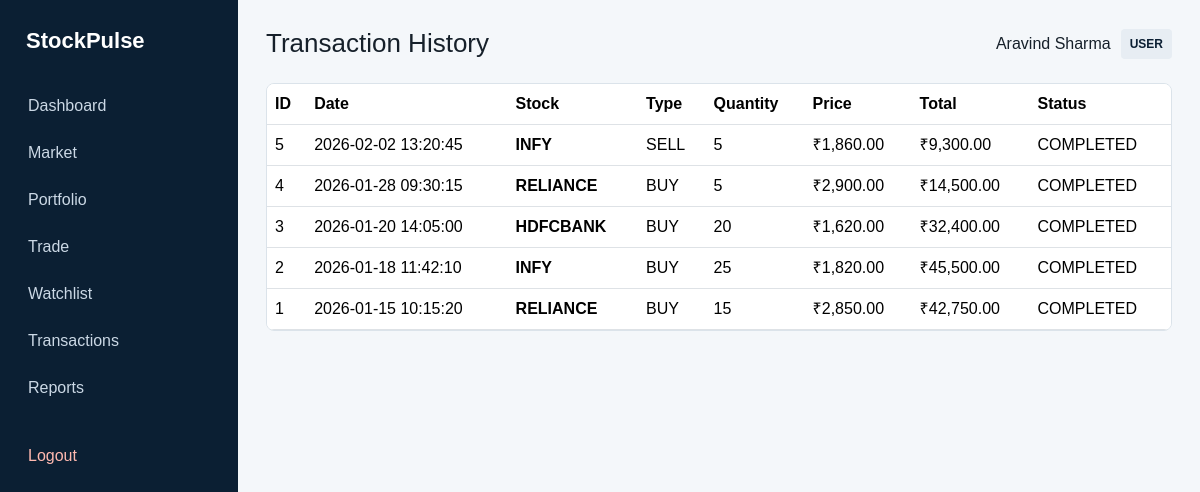
/user/transactions.php (signed in), run on the app's committed database.
### tables this page shows
CREATE TABLE IF NOT EXISTS Users (
    user_id INT AUTO_INCREMENT PRIMARY KEY,
    name VARCHAR(100) NOT NULL,
    email VARCHAR(120) NOT NULL UNIQUE,
    phone VARCHAR(20) NOT NULL,
    password_hash VARCHAR(255) NOT NULL,
    cash_balance DECIMAL(15, 2) NOT NULL DEFAULT 100000.00,
    account_status ENUM('ACTIVE', 'SUSPENDED', 'CLOSED') NOT NULL DEFAULT 'ACTIVE',
    created_at TIMESTAMP DEFAULT CURRENT_TIMESTAMP,
    updated_at TIMESTAMP DEFAULT CURRENT_TIMESTAMP ON UPDATE CURRENT_TIMESTAMP,
    CONSTRAINT chk_cash_balance CHECK (cash_balance >= 0.00)
);

CREATE TABLE IF NOT EXISTS Transactions (
    transaction_id INT AUTO_INCREMENT PRIMARY KEY,
    user_id INT NOT NULL,
    stock_id INT NOT NULL,
    transaction_type ENUM('BUY', 'SELL') NOT NULL,
    quantity INT NOT NULL,
    price DECIMAL(12, 2) NOT NULL,
    total_amount DECIMAL(15, 2) NOT NULL,
    transaction_date DATE NOT NULL,
    transaction_time TIME NOT NULL,
    transaction_status ENUM('COMPLETED', 'FAILED', 'PENDING') NOT NULL DEFAULT 'COMPLETED',
    created_at TIMESTAMP DEFAULT CURRENT_TIMESTAMP,
    FOREIGN KEY (user_id) REFERENCES Users(user_id) ON DELETE RESTRICT ON UPDATE CASCADE,
    FOREIGN KEY (stock_id) REFERENCES Stocks(stock_id) ON DELETE RESTRICT ON UPDATE CASCADE,
    CONSTRAINT chk_tx_quantity CHECK (quantity > 0),
    CONSTRAINT chk_tx_price CHECK (price > 0.00),
    CONSTRAINT chk_tx_total CHECK (total_amount >= 0.00)
);

CREATE TABLE IF NOT EXISTS Stocks (
    stock_id INT AUTO_INCREMENT PRIMARY KEY,
    symbol VARCHAR(15) NOT NULL UNIQUE,
    company_name VARCHAR(120) NOT NULL,
    sector VARCHAR(60) NOT NULL,
    current_price DECIMAL(12, 2) NOT NULL,
    day_change DECIMAL(10, 2) NOT NULL DEFAULT 0.00,
    day_change_percent DECIMAL(6, 2) NOT NULL DEFAULT 0.00,
    high_52w DECIMAL(12, 2) DEFAULT NULL,
    low_52w DECIMAL(12, 2) DEFAULT NULL,
    volume BIGINT NOT NULL DEFAULT 0,
    updated_at TIMESTAMP DEFAULT CURRENT_TIMESTAMP ON UPDATE CURRENT_TIMESTAMP,
    CONSTRAINT chk_stock_price CHECK (current_price > 0.00)
);

### config/database.php (called while the page is built, shortened)
<?php
function db(): PDO
{
    static $pdo = null;
    if ($pdo instanceof PDO) {
        return $pdo;
    }
    $host = getenv('MYSQL_HOST') ?: '127.0.0.1';
    $port = getenv('MYSQL_PORT') ?: '3306';
    $database = getenv('MYSQL_DB') ?: 'stock_portfolio_db';
    $username = getenv('MYSQL_USER') ?: 'root';
    $password = getenv('MYSQL_PASSWORD') ?: '';
    $dsn = sprintf('mysql:host=%s;port=%s;dbname=%s;charset=utf8mb4', $host, $port, $database);
    $pdo = new PDO($dsn, $username, $password, [
        PDO::ATTR_ERRMODE => PDO::ERRMODE_EXCEPTION,
        PDO::ATTR_DEFAULT_FETCH_MODE => PDO::FETCH_ASSOC,
        PDO::ATTR_EMULATE_PREPARES => false,
    ]);
    return $pdo;
}

### includes/bootstrap.php (called while the page is built, shortened)
<?php
require_once __DIR__ . '/../config/database.php';
function e(string $value): string
{
    return htmlspecialchars($value, ENT_QUOTES | ENT_SUBSTITUTE, 'UTF-8');
}
function current_role(int $userId): string
{
    $sql = 'SELECT r.role_name
            FROM User_Roles ur
            JOIN Roles r ON r.role_id = ur.role_id
            WHERE ur.user_id = ?
            ORDER BY CASE r.role_name WHEN \'SUPER_ADMIN\' THEN 1 WHEN \'ADMIN\' THEN 2 ELSE 3 END
            LIMIT 1';
    $statement = db()->prepare($sql);
    $statement->execute([$userId]);
    return (string) ($statement->fetchColumn() ?: 'USER');
}
function require_login(): array
{
    $statement = db()->prepare('SELECT user_id, name, email, phone, cash_balance, account_status FROM Users WHERE user_id = ?');
    $statement->execute([(int) $_SESSION['user_id']]);
    $user = $statement->fetch();
    $user['role'] = current_role((int) $user['user_id']);
    return $user;
}

### user/transactions.php (the view, shortened to what this page needs)
<?php
require_once __DIR__.'/../includes/bootstrap.php';require_once __DIR__.'/../includes/layout.php';
$user=require_login();if($user['role']!=='USER')redirect('/admin/dashboard.php');
$stmt=db()->prepare("SELECT t.*,s.symbol,s.company_name FROM Transactions t JOIN Stocks s ON s.stock_id=t.stock_id WHERE t.user_id=? ORDER BY t.transaction_id DESC");$stmt->execute([$user['user_id']]);$transactions=$stmt->fetchAll();
$body='<div class="table-card"><table class="table table-hover"><thead><tr><th>ID</th><th>Date</th><th>Stock</th><th>Type</th><th>Quantity</th><th>Price</th><th>Total</th><th>Status</th></tr></thead><tbody>';
foreach($transactions as $t){$body.='<tr><td>'.(int)$t['transaction_id'].'</td><td>'.e(substr((string)$t['transaction_date'].' '.$t['transaction_time'],0,19)).'</td><td><strong>'.e($t['symbol']).'</strong></td><td>'.e($t['transaction_type']).'</td><td>'.(int)$t['quantity'].'</td><td>₹'.number_format((float)$t['price'],2).'</td><td>₹'.number_format((float)$t['total_amount'],2).'</td><td>'.e($t['transaction_status']).'</td></tr>';}
$body.='</tbody></table></div>';render_layout('Transaction History',$body,$user);

### includes/layout.php (shortened to what this page needs)
<?php
function render_layout(string $title, string $body, ?array $user = null, bool $admin = false): void
{
    $role = $user['role'] ?? 'GUEST';
    echo '<!doctype html><html lang="en"><head><meta charset="utf-8">';
    echo '<link href="https://cdn.jsdelivr.net/npm/bootstrap@5.3.3/dist/css/bootstrap.min.css" rel="stylesheet">';
    echo '<link rel="stylesheet" href="/assets/css/style.css">';
    echo '</head><body>';
    echo '<div class="app-shell">';
    if ($user) {
        echo '<aside class="sidebar">';
        echo '<a class="brand" href="' . ($admin ? '/admin/dashboard.php' : '/user/dashboard.php') . '">StockPulse</a>';
        echo '<nav>';
        if ($admin) {
            echo '<a href="/admin/dashboard.php">Dashboard</a>';
            echo '<a href="/admin/users.php">Users</a>';
            echo '<a href="/admin/stocks.php">Stocks</a>';
            echo '<a href="/admin/transactions.php">Transactions</a>';
            if ($role === 'SUPER_ADMIN') {
                echo '<a href="/admin/admins.php">Admin Management</a>';
                echo '<a href="/admin/audit-logs.php">Audit Logs</a>';
            }
        } else {
            echo '<a href="/user/dashboard.php">Dashboard</a>';
            echo '<a href="/user/market.php">Market</a>';
            echo '<a href="/user/portfolio.php">Portfolio</a>';
            echo '<a href="/user/trade.php">Trade</a>';
            echo '<a href="/user/watchlist.php">Watchlist</a>';
            echo '<a href="/user/transactions.php">Transactions</a>';
            echo '<a href="/reports/index.php">Reports</a>';
        }
        echo '<a href="/' . ($admin ? 'admin/logout.php' : 'user/logout.php') . '" class="logout">Logout</a>';
        echo '</nav></aside>';
    }
    echo '<main class="main-content">';
    echo '<div class="page-header"><h1>' . e($title) . '</h1>';
    if ($user) {
        echo '<div class="account-meta"><span>' . e($user['name']) . '</span><span class="badge-role">' . e($role) . '</span></div>';
    }
    echo '</div>';
    echo $body;
    echo '</main></div>';
    echo '</body></html>';
}

### assets/css/style.css (style rules this page uses)
:root { --navy: #0b1f33; --navy-light: #15344f; --blue: #2563eb; --green: #16845b; --red: #c0392b; --border: #dbe3ea; --background: #f4f7fa; }
* { box-sizing: border-box; }
body { margin: 0; background: var(--background); color: #16202a; font-family: Arial, Helvetica, sans-serif; }
.app-shell { min-height: 100vh; display: flex; }
.sidebar { width: 238px; background: var(--navy); color: #fff; padding: 24px 16px; position: fixed; height: 100vh; overflow-y: auto; }
.sidebar .brand { color: #fff; text-decoration: none; font-size: 22px; font-weight: 700; display: block; padding: 0 10px 24px; }
.sidebar nav a { display: block; color: #cbd8e5; text-decoration: none; padding: 10px 12px; border-radius: 6px; margin: 3px 0; }
.sidebar nav .logout { color: #ffb9b0; margin-top: 24px; }
.main-content { width: calc(100% - 238px); margin-left: 238px; padding: 28px; }
.page-header { display: flex; justify-content: space-between; align-items: center; margin-bottom: 24px; }
.page-header h1 { margin: 0; font-size: 26px; }
.account-meta { display: flex; align-items: center; gap: 10px; }
.badge-role { background: #e7edf3; color: var(--navy); padding: 6px 9px; border-radius: 4px; font-size: 12px; font-weight: 700; }
.table-card { background: #fff; border: 1px solid var(--border); border-radius: 8px; overflow-x: auto; }
.table-card table { margin: 0; }

### data on the page
users: name "Aravind Sharma"
transactions: transaction_id "5", transaction_date+transaction_time "2026-02-02 13:20:45", stock.symbol "INFY", transaction_type "SELL", quantity "5", price "1,860.00", total_amount "9,300.00", transaction_status "COMPLETED"
transactions: transaction_id "4", transaction_date+transaction_time "2026-01-28 09:30:15", stock.symbol "RELIANCE", transaction_type "BUY", quantity "5", price "2,900.00", total_amount "14,500.00", transaction_status "COMPLETED"
transactions: transaction_id "3", transaction_date+transaction_time "2026-01-20 14:05:00", stock.symbol "HDFCBANK", transaction_type "BUY", quantity "20", price "1,620.00", total_amount "32,400.00", transaction_status "COMPLETED"
transactions: transaction_id "2", transaction_date+transaction_time "2026-01-18 11:42:10", stock.symbol "INFY", transaction_type "BUY", quantity "25", price "1,820.00", total_amount "45,500.00", transaction_status "COMPLETED"
transactions: transaction_id "1", transaction_date+transaction_time "2026-01-15 10:15:20", stock.symbol "RELIANCE", transaction_type "BUY", quantity "15", price "2,850.00", total_amount "42,750.00", transaction_status "COMPLETED"

### other printed values
$title "Transaction History"
$role "USER"
